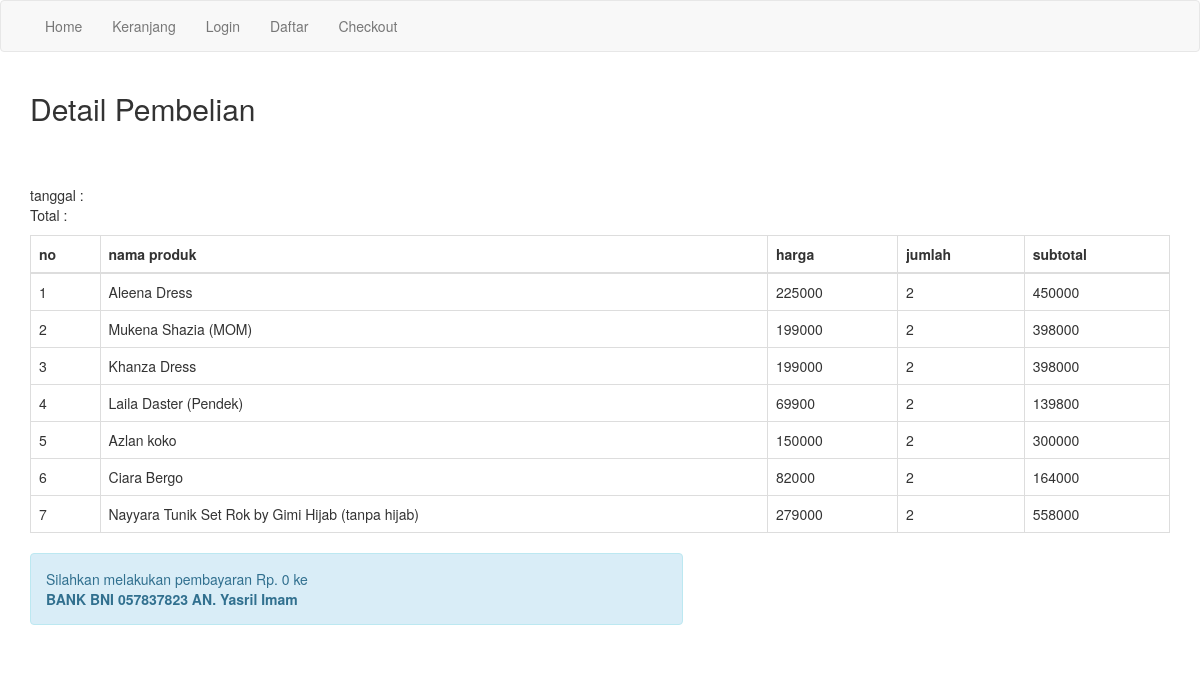
/nota.php, run on the app's committed database.
### tables this page shows
CREATE TABLE `pembelian_produk` (
  `id_pembelian_produk` int(11) NOT NULL,
  `id_pembelian` int(11) NOT NULL,
  `id_produk` int(11) NOT NULL,
  `jumlah` int(11) NOT NULL,
  `nama` varchar(100) NOT NULL,
  `harga` int(11) NOT NULL,
  `ukuran` varchar(255) NOT NULL,
  `subharga` int(11) NOT NULL
);

CREATE TABLE `produk` (
  `id_produk` int(11) NOT NULL,
  `nama_produk` varchar(100) NOT NULL,
  `harga_produk` int(11) NOT NULL,
  `ukuran` varchar(225) NOT NULL,
  `foto_produk` varchar(100) NOT NULL,
  `deskripsi_produk` text NOT NULL
);

### nota.php (the view, shortened to what this page needs)
<?php
include 'koneksi.php';
?>
<!DOCTYPE html>
<html>
<head>
	<link rel="stylesheet" href="admin/assets/css/bootstrap.css">
</head>
<body>
	<?php include 'menu.php'; ?>
	<section class="kontent">
		<div class="container">
			<h2>Detail Pembelian</h2>
			<?php
			$ambil = $koneksi->query("SELECT * FROM pembelian JOIN pelanggan ON pembelian.id_pelanggan=pelanggan.id_pelanggan WHERE pembelian.id_pembelian='$_GET[id]'");
			$detail = $ambil->fetch_assoc();
			?>
			<strong><?php echo $detail['nama_pelanggan']; ?></strong> <br>
			<p>
				<?php echo $detail['telepon_pelanggan']; ?> <br>
			</p>
			<p>
				tanggal :<?php echo $detail['tanggal_pembelian']; ?> <br>
				Total :<?php echo $detail['total_pembelian']; ?>
			</p>
			<table class="table table-bordered">
				<thead>
					<tr>
						<th>no</th>
						<th>nama produk</th>
						<th>harga</th>
						<th>jumlah</th>
						<th>subtotal</th>
					</tr>
				</thead>
				<tbody>
					<?php $nomor = 1; ?>
					<?php $ambil = $koneksi->query("SELECT * FROM pembelian_produk JOIN produk ON pembelian_produk.id_produk
 		WHERE pembelian_produk.id_pembelian='$_GET[id]'"); ?>
					<?php while ($pecah = $ambil->fetch_assoc()) { ?>
						<tr>
							<td><?php echo $nomor; ?></td>
							<td><?php echo $pecah['nama_produk']; ?></td>
							<td><?php echo $pecah['harga_produk']; ?></td>
							<td><?php echo $pecah['jumlah']; ?></td>
							<td>
								<?php echo $pecah['harga_produk'] * $pecah['jumlah']; ?>
							</td>
						</tr>
						<?php $nomor++; ?>
					<?php } ?>
				</tbody>
			</table>
			<div class="row">
				<div class="col-md-7">
					<div class="alert alert-info">
						<p>
							Silahkan melakukan pembayaran Rp. <?php echo number_format($detail['total_pembelian']); ?> ke <br>
							<strong>BANK BNI 057837823 AN. Yasril Imam</strong>
					</div>
	</section>
</body>
</html>

### data on the page
pembelian_produk: produk.nama_produk "Aleena Dress", produk.harga_produk "225000", jumlah "2", $pecah['harga_produk']*$pecah['jumlah'] "450000", produk.nama_produk "Mukena Shazia (MOM)", produk.harga_produk "199000", $pecah['harga_produk']*$pecah['jumlah'] "398000", produk.nama_produk "Khanza Dress", produk.nama_produk "Laila Daster (Pendek)", produk.harga_produk "69900", $pecah['harga_produk']*$pecah['jumlah'] "139800", produk.nama_produk "Azlan koko", produk.harga_produk "150000", $pecah['harga_produk']*$pecah['jumlah'] "300000", produk.nama_produk "Ciara Bergo", produk.harga_produk "82000", $pecah['harga_produk']*$pecah['jumlah'] "164000", produk.nama_produk "Nayyara Tunik Set Rok by Gimi Hijab (tanpa hijab)", produk.harga_produk "279000", $pecah['harga_produk']*$pecah['jumlah'] "558000"

### other printed values
$detail['total_pembelian'] "0"
